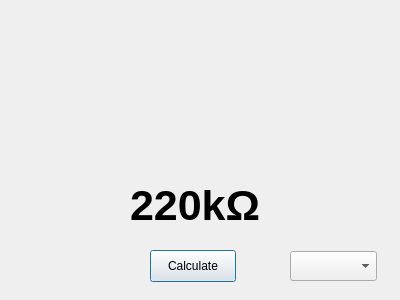
<?xml version="1.0" encoding="UTF-8"?>
<ui version="4.0">
 <class>Dialog</class>
 <widget class="QDialog" name="Dialog">
  <property name="geometry">
   <rect>
    <x>0</x>
    <y>0</y>
    <width>400</width>
    <height>300</height>
   </rect>
  </property>
  <property name="windowTitle">
   <string>Dialog</string>
  </property>
  <widget class="QPushButton" name="pushButton">
   <property name="geometry">
    <rect>
     <x>150</x>
     <y>250</y>
     <width>86</width>
     <height>32</height>
    </rect>
   </property>
   <property name="text">
    <string>Calculate</string>
   </property>
  </widget>
  <widget class="QLabel" name="label">
   <property name="geometry">
    <rect>
     <x>130</x>
     <y>190</y>
     <width>131</width>
     <height>31</height>
    </rect>
   </property>
   <property name="font">
    <font>
     <pointsize>32</pointsize>
     <weight>75</weight>
     <bold>true</bold>
    </font>
   </property>
   <property name="text">
    <string>220kΩ</string>
   </property>
  </widget>
  <widget class="QComboBox" name="comboBox">
   <property name="geometry">
    <rect>
     <x>290</x>
     <y>251</y>
     <width>87</width>
     <height>30</height>
    </rect>
   </property>
  </widget>
 </widget>
 <resources/>
 <connections/>
</ui>
